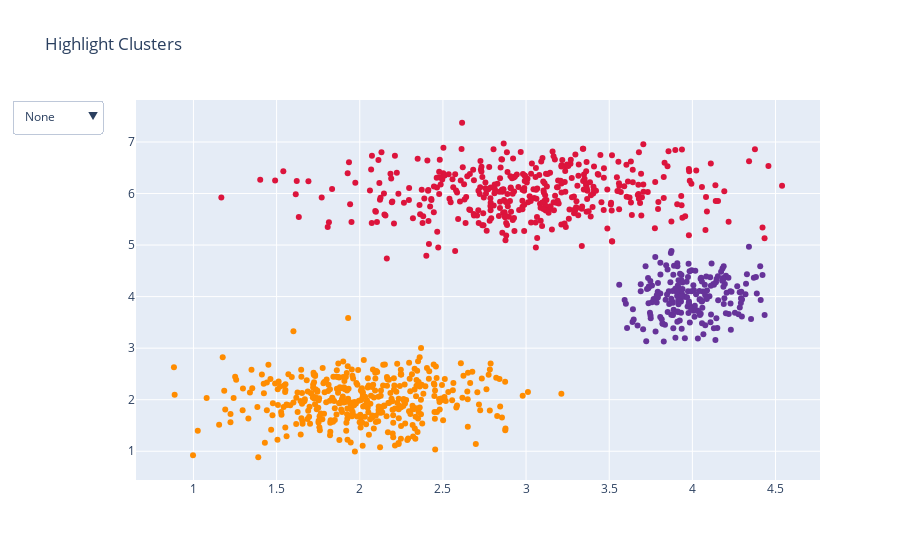

Notebook code for this chart:
### Code cell
import plotly.graph_objects as go

# Generate dataset
import numpy as np
np.random.seed(1)

x0 = np.random.normal(2, 0.4, 400)
y0 = np.random.normal(2, 0.4, 400)
x1 = np.random.normal(3, 0.6, 600)
y1 = np.random.normal(6, 0.4, 400)
x2 = np.random.normal(4, 0.2, 200)
y2 = np.random.normal(4, 0.4, 200)

# Create figure
fig = go.Figure()

# Add traces
fig.add_trace(
    go.Scatter(
        x=x0,
        y=y0,
        mode="markers",
        marker=dict(color="DarkOrange")
    )
)

fig.add_trace(
    go.Scatter(
        x=x1,
        y=y1,
        mode="markers",
        marker=dict(color="Crimson")
    )
)

fig.add_trace(
    go.Scatter(
        x=x2,
        y=y2,
        mode="markers",
        marker=dict(color="RebeccaPurple")
    )
)

# Add buttons that add shapes
cluster0 = [go.layout.Shape(type="circle",
                            xref="x", yref="y",
                            x0=min(x0), y0=min(y0),
                            x1=max(x0), y1=max(y0),
                            line=dict(color="DarkOrange"))]
cluster1 = [go.layout.Shape(type="circle",
                            xref="x", yref="y",
                            x0=min(x1), y0=min(y1),
                            x1=max(x1), y1=max(y1),
                            line=dict(color="Crimson"))]
cluster2 = [go.layout.Shape(type="circle",
                            xref="x", yref="y",
                            x0=min(x2), y0=min(y2),
                            x1=max(x2), y1=max(y2),
                            line=dict(color="RebeccaPurple"))]

fig.update_layout(
    updatemenus=[
        go.layout.Updatemenu(buttons=list([
            dict(label="None",
                 method="relayout",
                 args=["shapes", []]),
            dict(label="Cluster 0",
                 method="relayout",
                 args=["shapes", cluster0]),
            dict(label="Cluster 1",
                 method="relayout",
                 args=["shapes", cluster1]),
            dict(label="Cluster 2",
                 method="relayout",
                 args=["shapes", cluster2]),
            dict(label="All",
                 method="relayout",
                 args=["shapes", cluster0 + cluster1 + cluster2])
        ]),
        )
    ]
)

# Update remaining layout properties
fig.update_layout(
    title_text="Highlight Clusters",
    showlegend=False,
)

fig.show()

### Figure 1 — Plotly figure (JSON) as saved in the notebook; plotly's stock layout.template omitted (floating-point values rounded to 4 significant figures; data arrays with more than 128 entries replaced by an {"elided": "..."} marker saying what was removed)
{"data": [{"marker": {"color": "DarkOrange"}, "mode": "markers", "type": "scatter", "x": {"elided": "400 float values"}, "y": {"elided": "400 float values"}}, {"marker": {"color": "Crimson"}, "mode": "markers", "type": "scatter", "x": {"elided": "600 float values"}, "y": {"elided": "400 float values"}}, {"marker": {"color": "RebeccaPurple"}, "mode": "markers", "type": "scatter", "x": {"elided": "200 float values"}, "y": {"elided": "200 float values"}}], "layout": {"showlegend": false, "title": {"text": "Highlight Clusters"}, "updatemenus": [{"buttons": [{"args": ["shapes", []], "label": "None", "method": "relayout"}, {"args": ["shapes", [{"line": {"color": "DarkOrange"}, "type": "circle", "x0": 0.8828, "x1": 3.212, "xref": "x", "y0": 0.8836, "y1": 3.583, "yref": "y"}]], "label": "Cluster 0", "method": "relayout"}, {"args": ["shapes", [{"line": {"color": "Crimson"}, "type": "circle", "x0": 1.168, "x1": 4.75, "xref": "x", "y0": 4.739, "y1": 7.373, "yref": "y"}]], "label": "Cluster 1", "method": "relayout"}, {"args": ["shapes", [{"line": {"color": "RebeccaPurple"}, "type": "circle", "x0": 3.56, "x1": 4.434, "xref": "x", "y0": 3.131, "y1": 4.969, "yref": "y"}]], "label": "Cluster 2", "method": "relayout"}, {"args": ["shapes", [{"line": {"color": "DarkOrange"}, "type": "circle", "x0": 0.8828, "x1": 3.212, "xref": "x", "y0": 0.8836, "y1": 3.583, "yref": "y"}, {"line": {"color": "Crimson"}, "type": "circle", "x0": 1.168, "x1": 4.75, "xref": "x", "y0": 4.739, "y1": 7.373, "yref": "y"}, {"line": {"color": "RebeccaPurple"}, "type": "circle", "x0": 3.56, "x1": 4.434, "xref": "x", "y0": 3.131, "y1": 4.969, "yref": "y"}]], "label": "All", "method": "relayout"}]}]}}
